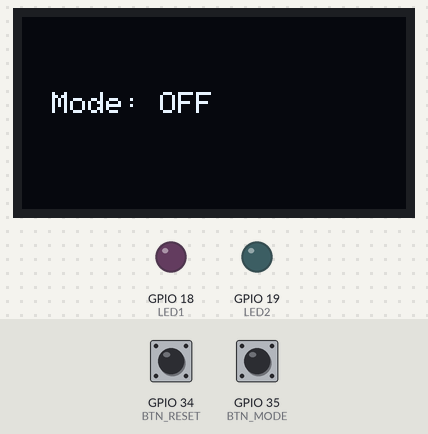
Bench run of a program on a simulated ESP32. Shown: 128×64 one-colour display, output pins drawn as LEDs (lit = HIGH). The inputs (shaded band) are chosen by the test bench; at power-on: GPIO 34 (BTN_RESET) HIGH, GPIO 35 (BTN_MODE) HIGH.

Above: at 1.2 s.
1.3 s: GPIO 34 (BTN_RESET) pulled LOW for 0.75 s
At 2.4 s:
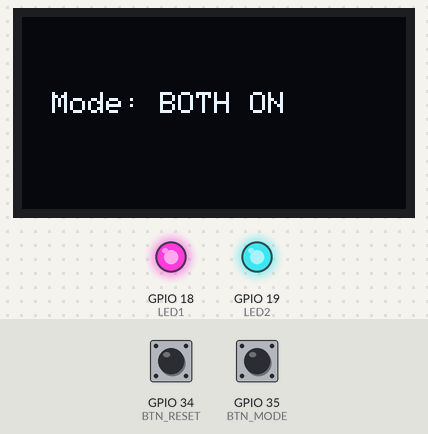
4.0 s: GPIO 34 (BTN_RESET) pulled LOW for 1 s
At 4.32 s:
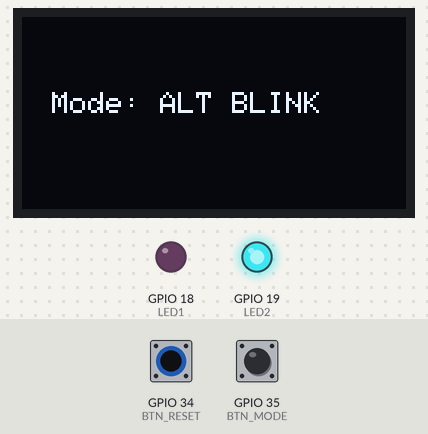
6.9 s: GPIO 34 (BTN_RESET) pulled LOW for 0.75 s
At 8.0 s:
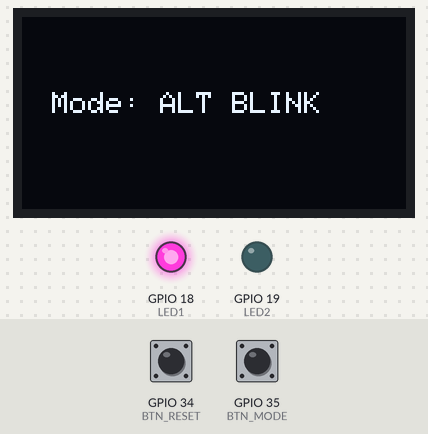
9.6 s: GPIO 34 (BTN_RESET) pulled LOW for 3.2 s
At 10.54 s:
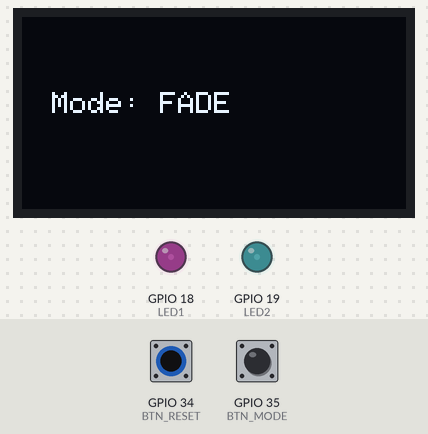
Timing chart, 0 to 14.0 s (numbered marks = the images above; inputs shaded):
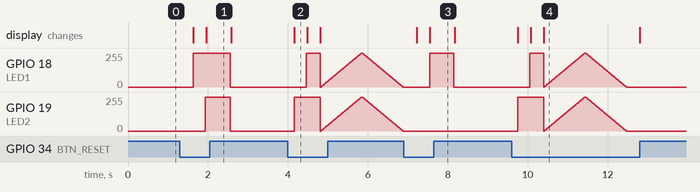

The program:

main.cpp
```cpp
/*
  --- Task A: LED Mode Controller with Fade ---
  Name: Ibtisam Butt
  Reg. No: 23-NTU-CS-1269
  Description: Two push buttons control LED modes and show the state on OLED
*/

#include <Arduino.h>
#include <Wire.h>
#include <Adafruit_GFX.h>
#include <Adafruit_SSD1306.h>

#define SCREEN_WIDTH 128
#define SCREEN_HEIGHT 64
Adafruit_SSD1306 display(SCREEN_WIDTH, SCREEN_HEIGHT, &Wire, -1);

// --- Pin Configuration ---
#define LED1 18
#define LED2 19
#define BTN_MODE 35
#define BTN_RESET 34
// SDA → 21, SCL → 22

int mode = 0;
unsigned long previousMillis = 0;
bool ledState = false;

// --- Helper Function to show text on OLED ---
void showMode(String text) {
  display.clearDisplay();
  display.setTextSize(1);
  display.setTextColor(SSD1306_WHITE);
  display.setCursor(10, 25);
  display.print("Mode: ");
  display.println(text);
  display.display();
}

// --- Setup ---
void setup() {
  pinMode(LED1, OUTPUT);
  pinMode(LED2, OUTPUT);
  pinMode(BTN_MODE, INPUT);
  pinMode(BTN_RESET, INPUT);

  if (!display.begin(SSD1306_SWITCHCAPVCC, 0x3C)) {
    for (;;); // halt if OLED not found
  }

  display.clearDisplay();
  showMode("OFF");
}

// --- Main Loop ---
void loop() {
  // --- Button Handling ---
  if (digitalRead(BTN_MODE) == HIGH) {
    mode = (mode + 1) % 4;  // 0–3 modes
    delay(300);             // debounce
  }

  if (digitalRead(BTN_RESET) == HIGH) {
    mode = 0;
    delay(300);
  }

  // --- LED Modes ---
  switch (mode) {
    case 0: // Both OFF
      digitalWrite(LED1, LOW);
      digitalWrite(LED2, LOW);
      showMode("OFF");
      break;

    case 1: // Alternate Blink
      showMode("ALT BLINK");
      if (millis() - previousMillis > 500) { // toggle every 0.5s
        previousMillis = millis();
        ledState = !ledState;
        digitalWrite(LED1, ledState ? HIGH : LOW);
        digitalWrite(LED2, ledState ? LOW : HIGH);
      }
      break;

    case 2: // Both ON
      digitalWrite(LED1, HIGH);
      digitalWrite(LED2, HIGH);
      showMode("BOTH ON");
      break;

    case 3: // PWM Fade
      showMode("FADE");
      for (int brightness = 0; brightness <= 255; brightness += 5) {
        analogWrite(LED1, brightness);
        analogWrite(LED2, brightness);
        delay(20);
      }
      for (int brightness = 255; brightness >= 0; brightness -= 5) {
        analogWrite(LED1, brightness);
        analogWrite(LED2, brightness);
        delay(20);
      }
      break;
  }
}
```

Measured:
- after the input at 1.3 s, GPIO 18 (LED1): 0/255 → 255/255 after 0.33 s, → 0/255 0.93 s later; GPIO 19 (LED2): 0/255 → 255/255 after 0.63 s, → 0/255 0.63 s later; the display: first changes after 0.33 s (image 1 shows a later state)
- after the input at 4.0 s, the display: changes after 0.16 s (image 2)
- after the input at 6.9 s, GPIO 18 (LED1): 0/255 → 255/255 after 0.65 s, → 0/255 0.60 s later
- after the input at 9.6 s, the display: first changes after 0.15 s (image 4 shows a later state)
